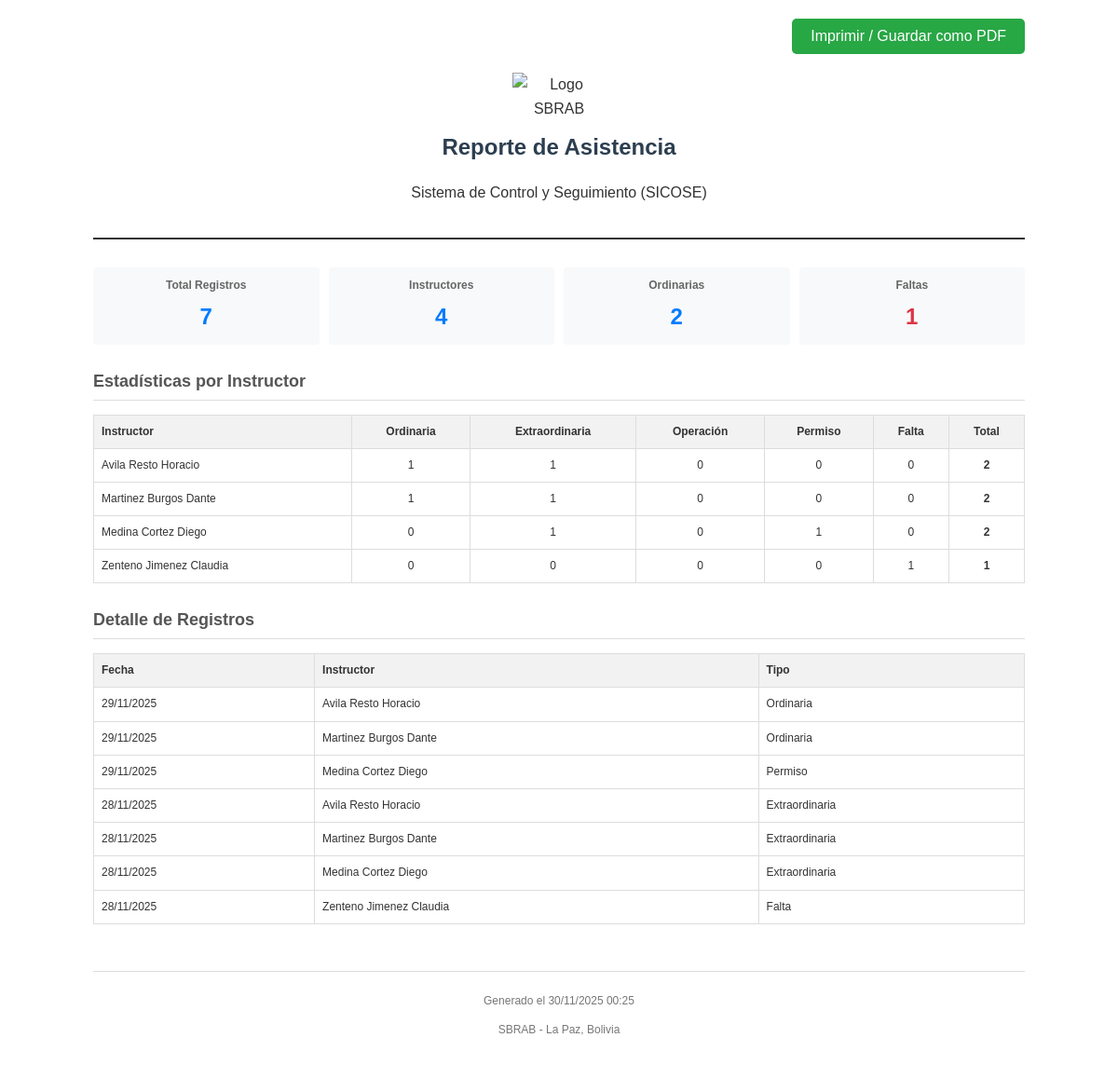
/generar_reporte_asis.php, run on the app's committed database.
### tables this page shows
CREATE TABLE asistencia (
        id INTEGER PRIMARY KEY AUTOINCREMENT,
        instructor_id INTEGER NOT NULL,
        fecha DATE NOT NULL,
        tipo VARCHAR(50) NOT NULL,
        FOREIGN KEY (instructor_id) REFERENCES instructores(id)
    );

CREATE TABLE instructores (
    id INTEGER PRIMARY KEY AUTOINCREMENT,
    codigo TEXT NOT NULL UNIQUE,
    grado TEXT NOT NULL,
    nombres TEXT NOT NULL,
    apellido_paterno TEXT NOT NULL,
    apellido_materno TEXT NOT NULL,
    cedula TEXT NOT NULL,
    fecha_nacimiento DATE NOT NULL,
    especialidad TEXT NOT NULL,
    estado TEXT NOT NULL
);

### generar_reporte_asis.php (the view, shortened to what this page needs)
<?php
require_once 'data/db.php';
$params = [];
$registros = [];
try {
    $sql = "SELECT a.*, i.nombres, i.apellido_paterno, i.apellido_materno
            FROM asistencia a
            INNER JOIN instructores i ON a.instructor_id = i.id";
    $sql .= " ORDER BY a.fecha DESC, i.apellido_paterno ASC";
    $stmt = $pdo->prepare($sql);
    $stmt->execute($params);
    $registros = $stmt->fetchAll(PDO::FETCH_ASSOC);
} catch (PDOException $e) {
    die("Error al cargar datos: " . $e->getMessage());
}
$estadisticas = [];
if (!empty($registros)) {
    foreach ($registros as $registro) {
        $id = $registro['instructor_id'];
        $nombre_completo = $registro['apellido_paterno'] . ' ' . $registro['apellido_materno'] . ' ' . $registro['nombres'];
        if (!isset($estadisticas[$id])) {
            $estadisticas[$id] = [
                'nombre' => $nombre_completo,
                'Ordinaria' => 0,
                'Extraordinaria' => 0,
                'Operación' => 0,
                'Permiso' => 0,
                'Falta' => 0,
                'total' => 0
            ];
        }
        $estadisticas[$id][$registro['tipo']]++;
        $estadisticas[$id]['total']++;
    }
}
?>
<!DOCTYPE html>
<html lang="es">
<head>
</head>
<body>
    <div class="no-print" style="text-align: right;">
        <button onclick="window.print()" class="btn-print">Imprimir / Guardar como PDF</button>
    </div>
    <div class="header">
        <img src="../images/sbrab_escudo.png" alt="Logo SBRAB" class="logo">
        <h1>Reporte de Asistencia</h1>
        <p>Sistema de Control y Seguimiento (SICOSE)</p>
    </div>
    <?php if (!empty($registros)): ?>
        <div class="stats-summary">
            <div class="stat-box">
                <h3>Total Registros</h3>
                <div class="value"><?= count($registros) ?></div>
            </div>
            <div class="stat-box">
                <h3>Instructores</h3>
                <div class="value"><?= count($estadisticas) ?></div>
            </div>
            <div class="stat-box">
                <h3>Ordinarias</h3>
                <div class="value"><?= array_sum(array_column($estadisticas, 'Ordinaria')) ?></div>
            </div>
            <div class="stat-box">
                <h3>Faltas</h3>
                <div class="value" style="color: #dc3545;"><?= array_sum(array_column($estadisticas, 'Falta')) ?></div>
            </div>
        </div>
        <div class="section">
            <h2>Estadísticas por Instructor</h2>
            <table>
                <thead>
                    <tr>
                        <th>Instructor</th>
                        <th style="text-align:center;">Ordinaria</th>
                        <th style="text-align:center;">Extraordinaria</th>
                        <th style="text-align:center;">Operación</th>
                        <th style="text-align:center;">Permiso</th>
                        <th style="text-align:center;">Falta</th>
                        <th style="text-align:center;">Total</th>
                    </tr>
                </thead>
                <tbody>
                    <?php foreach ($estadisticas as $stat): ?>
                        <tr>
                            <td><?= htmlspecialchars($stat['nombre']) ?></td>
                            <td style="text-align:center;"><?= $stat['Ordinaria'] ?></td>
                            <td style="text-align:center;"><?= $stat['Extraordinaria'] ?></td>
                            <td style="text-align:center;"><?= $stat['Operación'] ?></td>
                            <td style="text-align:center;"><?= $stat['Permiso'] ?></td>
                            <td style="text-align:center;"><?= $stat['Falta'] ?></td>
                            <td style="text-align:center;"><strong><?= $stat['total'] ?></strong></td>
                        </tr>
                    <?php endforeach; ?>
                </tbody>
            </table>
        </div>
        <div class="section">
            <h2>Detalle de Registros</h2>
            <table>
                <thead>
                    <tr>
                        <th>Fecha</th>
                        <th>Instructor</th>
                        <th>Tipo</th>
                    </tr>
                </thead>
                <tbody>
                    <?php foreach ($registros as $registro): ?>
                        <tr>
                            <td><?= date('d/m/Y', strtotime($registro['fecha'])) ?></td>
                            <td><?= htmlspecialchars($registro['apellido_paterno'] . ' ' . $registro['apellido_materno'] . ' ' . $registro['nombres']) ?></td>
                            <td><?= htmlspecialchars($registro['tipo']) ?></td>
                        </tr>
                    <?php endforeach; ?>
                </tbody>
            </table>
        </div>
    <?php else: ?>
        <div style="text-align: center; padding: 40px; color: #666;">
            <p>No hay registros de asistencia para mostrar con los filtros aplicados.</p>
        </div>
    <?php endif; ?>
    <div class="footer">
        <p>Generado el <?= date('d/m/Y H:i') ?></p>
        <p>SBRAB - La Paz, Bolivia</p>
    </div>
</body>
</html>

### generar_reporte_asis.php (style rules this page uses)
body { font-family: Arial, sans-serif; line-height: 1.6; color: #333; max-width: 1000px; margin: 0 auto; padding: 20px; }
.header { text-align: center; margin-bottom: 30px; border-bottom: 2px solid #333; padding-bottom: 20px; }
.logo { max-width: 100px; margin-bottom: 10px; }
h1 { margin: 0; font-size: 24px; color: #2c3e50; }
h2 { font-size: 18px; color: #555; border-bottom: 1px solid #ddd; padding-bottom: 5px; margin-top: 25px; }
table { width: 100%; border-collapse: collapse; margin-top: 15px; margin-bottom: 20px; }
th, td { border: 1px solid #ddd; padding: 8px; text-align: left; font-size: 12px; }
th { background-color: #f2f2f2; font-weight: bold; }
.footer { margin-top: 50px; text-align: center; font-size: 12px; color: #777; border-top: 1px solid #ddd; padding-top: 10px; }
.btn-print { display: inline-block; background-color: #28a745; color: white; padding: 10px 20px; text-decoration: none; border-radius: 5px; margin-bottom: 20px; cursor: pointer; border: none; font-size: 16px; }
.stats-summary { display: grid; grid-template-columns: repeat(4, 1fr); gap: 10px; margin-bottom: 20px; }
.stat-box { background: #f8f9fa; padding: 10px; border-radius: 4px; text-align: center; }
.stat-box h3 { margin: 0 0 5px 0; font-size: 12px; color: #666; }
.stat-box .value { font-size: 24px; font-weight: bold; color: #007bff; }

### data on the page
asistencia: fecha "29/11/2025", instructor.nombres "Avila Resto Horacio", tipo "Ordinaria"
asistencia: fecha "29/11/2025", instructor.nombres "Martinez Burgos Dante", tipo "Ordinaria"
asistencia: fecha "29/11/2025", instructor.nombres "Medina Cortez Diego", tipo "Permiso"
asistencia: fecha "28/11/2025", instructor.nombres "Avila Resto Horacio", tipo "Extraordinaria"
asistencia: fecha "28/11/2025", instructor.nombres "Martinez Burgos Dante", tipo "Extraordinaria"
asistencia: fecha "28/11/2025", instructor.nombres "Medina Cortez Diego", tipo "Extraordinaria"
asistencia: fecha "28/11/2025", instructor.nombres "Zenteno Jimenez Claudia", tipo "Falta"

### other printed values
count($registros) "7"
count($estadisticas) "4"
array_sum(array_column($estadisticas, 'Ordinaria')) "2"
array_sum(array_column($estadisticas, 'Falta')) "1"
$stat['nombre'] "Avila Resto Horacio"
$stat['Ordinaria'] "1"
$stat['Extraordinaria'] "1"
$stat['Operación'] "0"
$stat['Permiso'] "0"
$stat['Falta'] "0"
$stat['total'] "2"
$stat['nombre'] "Martinez Burgos Dante"
$stat['nombre'] "Medina Cortez Diego"
$stat['Ordinaria'] "0"
$stat['Permiso'] "1"
